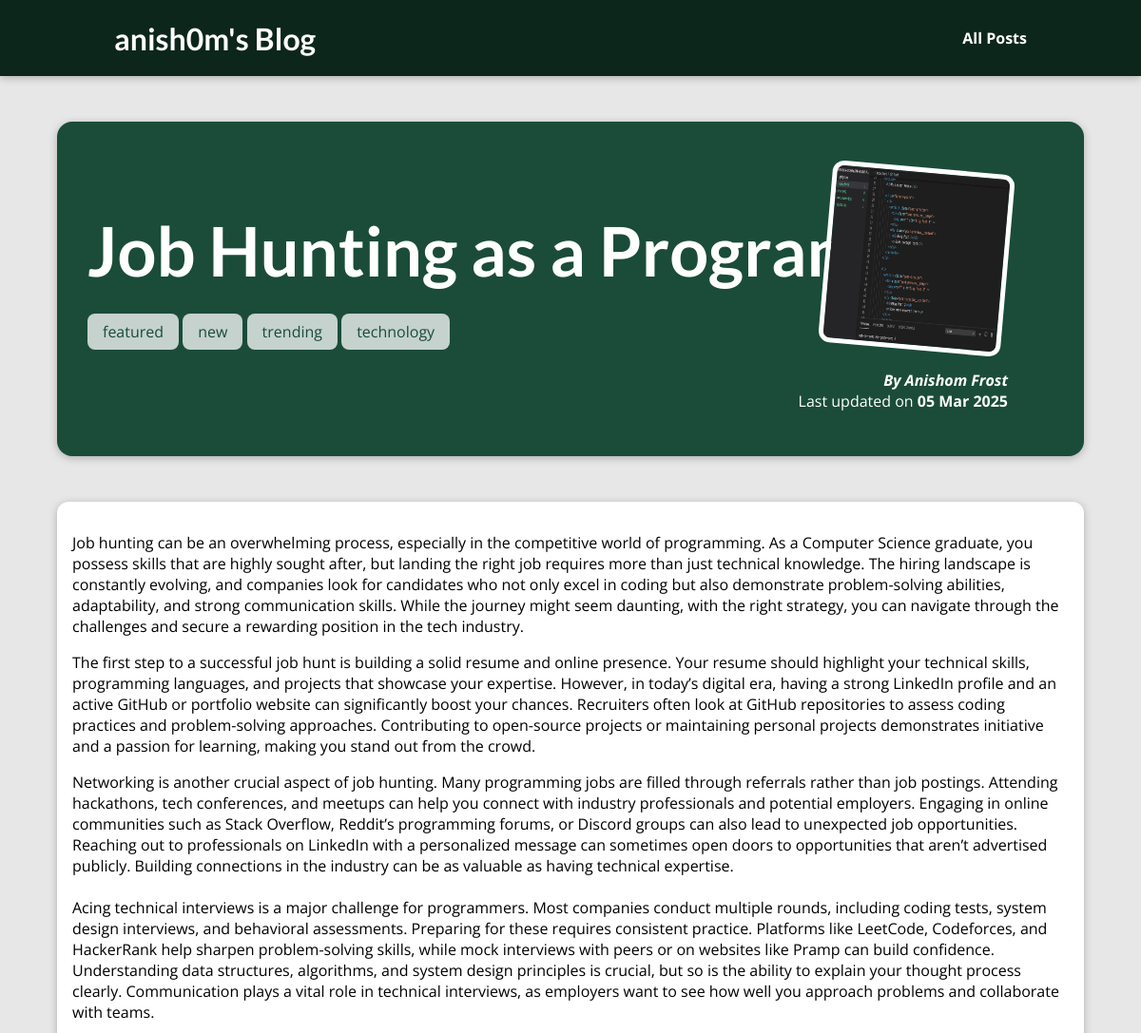
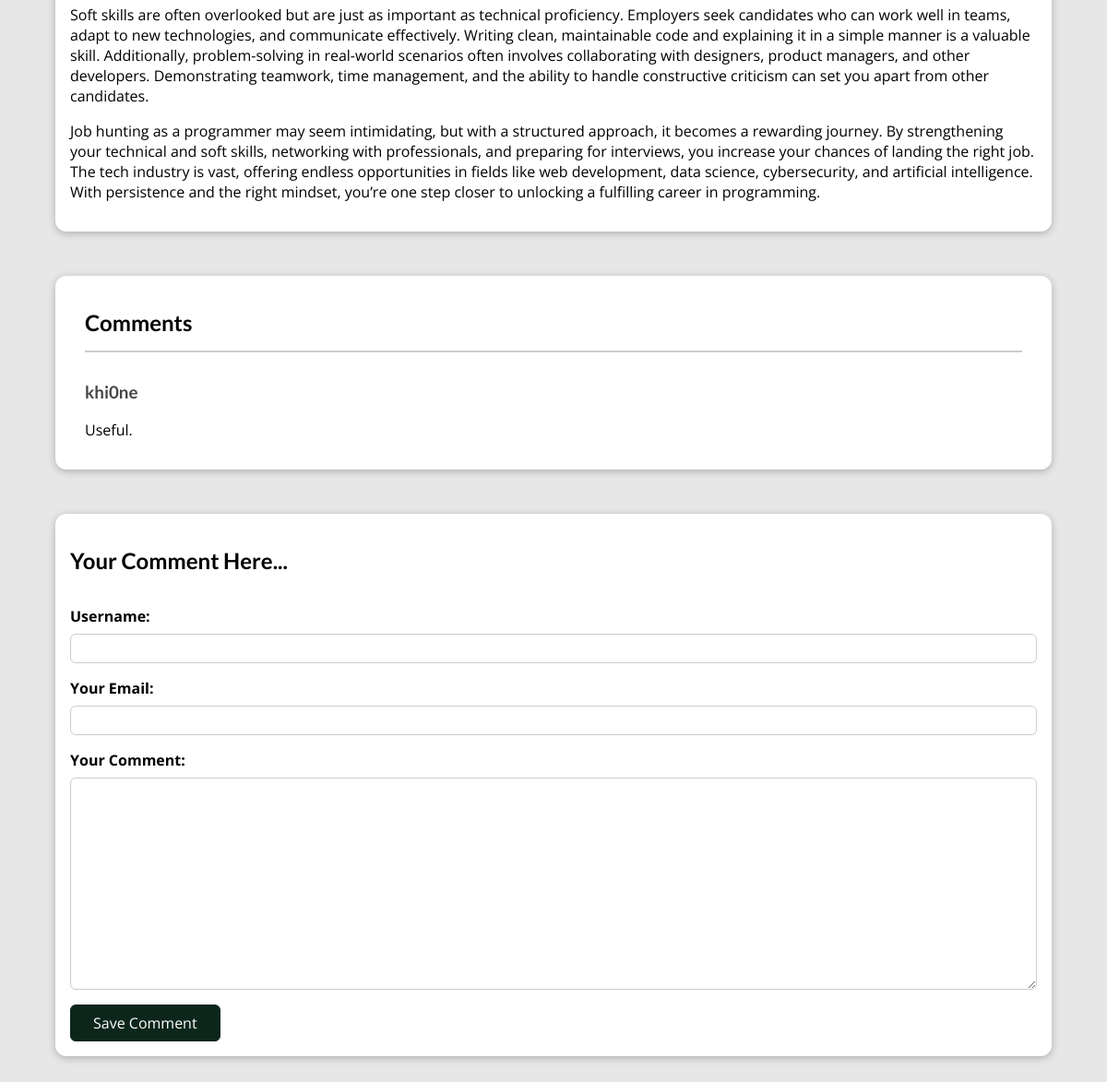
/posts/programming-job-hunt, run on the app's committed database (2 pictures, top to bottom).
### blog/models.py (models this page shows)
class Post(models.Model):
    title = models.CharField(max_length=150)
    excerpt = models.CharField(max_length=200)
    image = models.ImageField(upload_to="posts", null=True)
    date = models.DateField(auto_now=True)
    slug = models.SlugField(unique=True, db_index=True)
    content = models.TextField(validators=[MinLengthValidator(10)])
    author = models.ForeignKey(
        Author, null=True, on_delete=models.SET_NULL, related_name="posts")
    tags = models.ManyToManyField(Tag)

class Tag(models.Model):
    caption = models.CharField(max_length=20)
    def __str__(self):
        return self.caption

class Author(models.Model):
    first_name = models.CharField(max_length=100)
    last_name = models.CharField(max_length=100)
    email_address = models.EmailField()
    def full_name(self):
        return f"{self.first_name} {self.last_name}"
    def __str__(self):
        return self.full_name()

class Comment(models.Model):
    username = models.CharField(max_length=120)
    user_email = models.EmailField()
    text = models.TextField(max_length=400)
    post = models.ForeignKey(Post, on_delete=models.CASCADE, related_name="comments")

### blog/views.py (the view)
# urls.py: path("posts/<slug:slug>", views.SinglePostView.as_view(), name="post-detail-page")
class SinglePostView(View):
    template_name = "blog/post-detail.html"
    model = Post
    def get(self, request, slug):
        post = Post.objects.get(slug=slug)
        context = {
            "post": post,
            "post_tags": post.tags.all(),
            "comment_form": CommentForm(),
            "comments": post.comments.all().order_by("-id"),
        }
        return render(request, "blog/post-detail.html", context)
    def post(self, request, slug):
        comment_form = CommentForm(request.POST)
        post = Post.objects.get(slug=slug)
        if comment_form.is_valid():
            comment = comment_form.save(commit=False)
            comment.post = post
            comment.save()
            return HttpResponseRedirect(reverse("post-detail-page", args=[slug]))
        context = {
            "post": post,
            "post_tags": post.tags.all(),
            "comment_form": comment_form,
            "comments": post.comments.all(),
        }
        return render(request, "blog/post-detail.html", context)

### blog/forms.py
class CommentForm(forms.ModelForm):
    class Meta:
        model = Comment
        exclude = ["post"]
        labels = {
            "user_name": "Your Name",
            "user_email": "Your Email",
            "text": "Your Comment"
        }

### blog/templates/blog/post-detail.html (shortened to what this page needs)
{% extends "base.html" %}
{% load static %}
{% block css_files %}
  <link rel="stylesheet" href="{% static "/blog/post-detail.css" %}"/>
{% endblock %}
{% block content %}
  <section id="summary">
    <h2>{{ post.title }}</h2>
    <div>
      {% for tag in post_tags %}
        <span class="tag">{{ tag }}</span>
      {% endfor%}
    </div>
    <article>
      <img src="{{ post.image.url }}" alt={{ post.title }}/>
      <address>
        By <a href="mailto:{{ post.author.email_address }}">
          {{ post.author }}
        </a>
      </address>
      <div>
        Last updated on <time>
          {{ post.date|date:"d M Y" }}
        </time>
      </div>
    </article>
  </section>
  <main>
    {{ post.content|linebreaks }}
  </main>
  <section id="comments">
    <h2>Comments</h2>
    {% if post.comments.count == 0 %}
      <p>No comments yet. Be the first to comment!</p>
    {% else %}
      <ul>
        {% for comment in comments %}
          <li>
            <h3>{{ comment.username }}</h3>
            <p>{{ comment.text|linebreaks }}</p>
          </li>
        {% endfor %}
      </ul>
    {% endif %}
  </section>
  <section id="comment-form">
    <h2>Your Comment Here...</h2>
    <form action="{% url "post-detail-page" post.slug %}" method="post">
      {% for form_field in comment_form %}
        <div class="form-control {% if form_field.errors %}invalid{% endif %}">
          {{ form_field.label_tag }}
          {{ form_field }}
        </div>
      {% endfor %}
      <button>Save Comment</button>
    </form>
  </section>
{% endblock %}

### static/app.css (style rules this page uses)
* { box-sizing: border-box; }
html { font-family: 'Open Sans', 'Lato', sans-serif; }
body { margin: 0; }
h1, h2, h3 { font-family: 'Lato', sans-serif; font-weight: bold; }

### blog/static/blog/post-detail.css (style rules this page uses)
body { background-color: #e7e7e7; }
#summary { margin: 8rem auto 3rem auto; padding: 2rem; width: 90%; max-width: 90rem; border-radius: 16px; background-color: #1A4C39; position: relative; box-shadow: 0 2px 8px rgba(0, 0, 0, 0.25); height: 22rem; }
#summary h2 { color: white; font-size: 4.5rem; margin-bottom: 2rem; }
#summary article { position: absolute; top: 2rem; right: 3rem; padding: 1rem 2rem; border-radius: 12px; text-align: right; color: white; }
#summary article img { width: 12rem; height: 12rem; border-radius: 12px; transform: rotateZ(5deg); border: 5px solid white; margin-bottom: 1rem; }
#summary address { font-weight: bold; }
#summary a { color: white; text-decoration: none; }
#summary time { font-weight: bold; }
main { width: 90%; max-width: 90rem; margin: 3rem auto; background-color: white; padding: 1rem; border-radius: 12px; box-shadow: 0 2px 8px rgba(0, 0, 0, 0.25); }
.tag { background-color: white; color: #1A4C39; padding: 0.5rem 1rem; border-radius: 8px; opacity: 0.75; }
#comment-form { margin: 3rem auto; width: 90%; max-width: 90rem; border-radius: 12px; background-color: white; box-shadow: 0 2px 8px rgba(0, 0, 0, 0.25); padding: 1rem; }
#comment-form h2 { padding-bottom: 1rem; }
#comment-form button { font: inherit; background-color: #0D261C; color: white; border: 1px solid #0D261C; padding: 0.5rem 1.5rem; border-radius: 6px; cursor: pointer; }
.form-control { margin-bottom: 1rem; }
.form-control label { font-weight: bold; margin-bottom: 0.5rem; display: block; }
.form-control input, .form-control textarea { display: block; width: 100%; font: inherit; padding: 0.25rem; border-radius: 6px; border: 1px solid #ccc; }
#comments { margin: 3rem auto; width: 90%; max-width: 90rem; border-radius: 12px; background-color: white; box-shadow: 0 2px 8px rgba(0, 0, 0, 0.25); padding: 1rem 2rem; }
#comments h2 { margin-bottom: 2rem; padding-bottom: 1rem; border-bottom: 2px solid #cccccc; }
#comments h3 { color: #464646; }
#comments ul { list-style: none; padding: 0; margin: 0; }
#comments li { margin-bottom: 1rem; border-bottom: 1px solid #ccc; }
#comments li:last-of-type { border-bottom: none; }

### data on the page
Post: title "Job Hunting as a Programmer", image (picture), author "Anishom Frost", date "05 Mar 2025", content "Job hunting can be an overwhelming process, especially in the competitive world of programming. As a Computer Science graduate, you possess skills that are highly sought after, but landing the right job requires more than just technical knowledge. The hiring landscape is constantly evolving, and companies look for candidates who not only excel in coding but also demonstrate problem-solving abilities, adaptability, and strong communication skills. While the journey might seem daunting, with the right strategy, you can navigate through the challenges and secure a rewarding position in the tech industry. The first step to a successful job hunt is building a solid resume and online presence.…"
Tag: caption "featured"
Tag: caption "new"
Tag: caption "trending"
Tag: caption "technology"
Comment: username "khi0ne", text "Useful."
